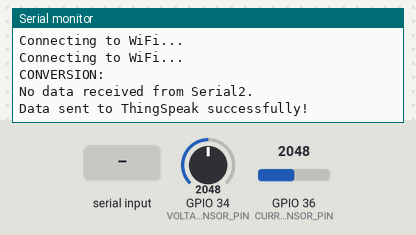
This sketch was run on a simulated ESP32. On the bench: the last lines printed to the serial monitor. The inputs (shaded band) are chosen by the test bench; at power-on: GPIO 34 (VOLTAGE_SENSOR_PIN) = 2048, GPIO 36 (CURRENT_SENSOR_PIN) = 2048. WiFi joins after 1.5 s; servers stay silent unless stated.

Above: at 3.2 s.
3.3 s: "1" received over the second serial link
At 8.51 s:
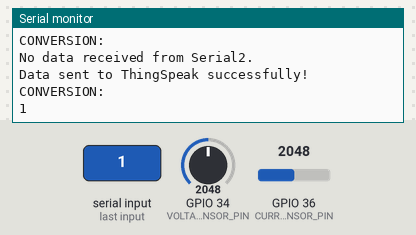
9.8 s: "0" received over the second serial link
At 14.81 s:
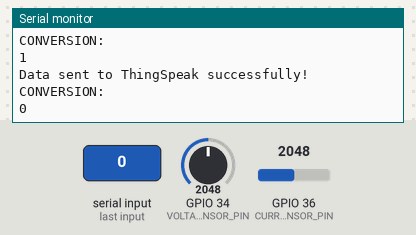

The sketch:

esp2output.ino
```cpp
#include <WiFi.h>
#include <ThingSpeak.h>
#define RXp0 16
#define TXp0 17
#define CURRENT_SENSOR_PIN A0
#define VOLTAGE_SENSOR_PIN 34
#define CURRENT_SENSOR_SENSITIVITY 0.185
#define VOLTAGE_SENSOR_VREF 5.0
#define VOLTAGE_SENSOR_DIVIDER_RATIO 11.0
const char *ssid = "Ved +Nord";
const char *password = "lifesucks";
const char *thingSpeakApiKey = "WWDVT1MNBBZ7AAQP";
const float costPerUnit = 7.0;
WiFiClient client;
void setup(){
  Serial.begin(115200);
  Serial2.begin(9600, SERIAL_8N1, RXp0, TXp0);
  // Connect to Wi-Fi
  WiFi.begin(ssid, password);
  while (WiFi.status() != WL_CONNECTED){
    delay(1000);
    Serial.println("Connecting to WiFi...");
  }
  ThingSpeak.begin(client);
}
void loop(){
  if (WiFi.status() == WL_CONNECTED){
    float current;
    float voltage;
    int rawCurrent = analogRead(CURRENT_SENSOR_PIN);
    current = (rawCurrent - 512) * CURRENT_SENSOR_SENSITIVITY;
    int rawVoltage = analogRead(VOLTAGE_SENSOR_PIN);
    voltage = (rawVoltage / 4095.0) * VOLTAGE_SENSOR_VREF * VOLTAGE_SENSOR_DIVIDER_RATIO;
    float power = current * voltage;
    ThingSpeak.setField(1, current);
    ThingSpeak.setField(2, voltage);
    ThingSpeak.setField(3, power);
    float energyConsumed = (power / 1000.0);
    float cost = energyConsumed * costPerUnit;
    ThingSpeak.setField(4, cost);
    Serial.println("CONVERSION: ");
    if (Serial2.available()) {
      String receivedData = Serial2.readString();
      Serial.println(receivedData);
    } else {
      Serial.println("No data received from Serial2.");
    }
    int httpCode = ThingSpeak.writeFields(2373416, thingSpeakApiKey);
    if (httpCode == 200){
      Serial.println("Data sent to ThingSpeak successfully!");
    }
    else{
      Serial.println("Failed to send data to ThingSpeak. HTTP error code: " + String(httpCode));
    }
  }
  else{
    Serial.println("WiFi not connected. Please check your WiFi credentials.");
  }
  delay(5000);
}
```

Measured:
- after the input at 3.3 s, the serial monitor: prints a new line after 5.0 s (image 1)
- after the input at 9.8 s, the serial monitor: prints a new line after 4.8 s (image 2)
